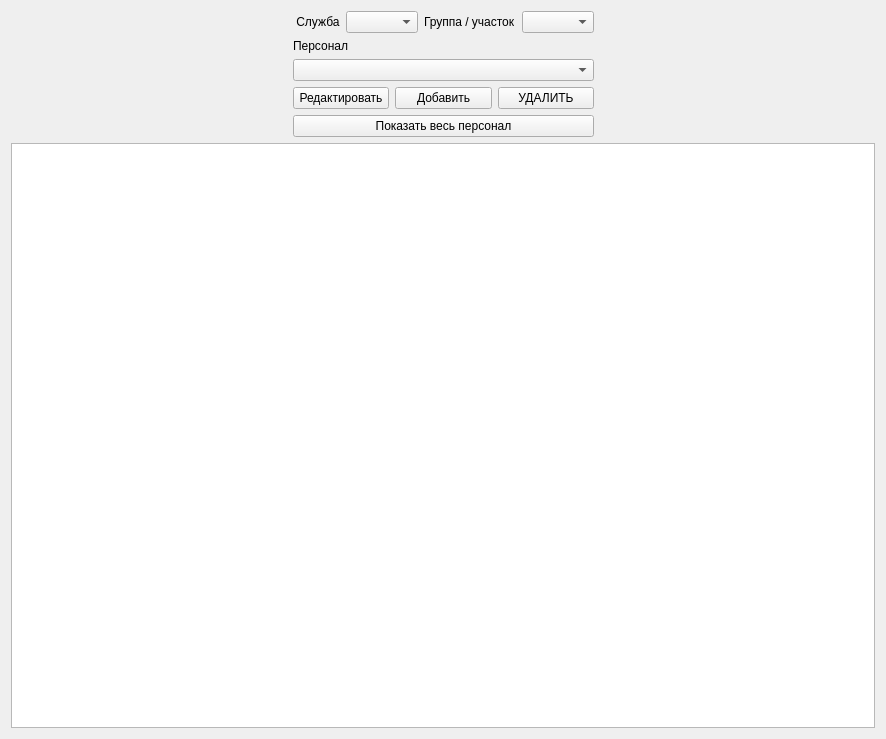
<?xml version="1.0" encoding="UTF-8"?>
<ui version="4.0">
 <class>EmployeesWidget</class>
 <widget class="QWidget" name="EmployeesWidget">
  <property name="geometry">
   <rect>
    <x>0</x>
    <y>0</y>
    <width>886</width>
    <height>739</height>
   </rect>
  </property>
  <property name="windowTitle">
   <string>Form</string>
  </property>
  <layout class="QVBoxLayout" name="verticalLayout_2">
   <item>
    <layout class="QHBoxLayout" name="horizontalLayout_3">
     <item>
      <spacer name="horizontalSpacer_3">
       <property name="orientation">
        <enum>Qt::Orientation::Horizontal</enum>
       </property>
       <property name="sizeHint" stdset="0">
        <size>
         <width>40</width>
         <height>20</height>
        </size>
       </property>
      </spacer>
     </item>
     <item>
      <layout class="QVBoxLayout" name="verticalLayout">
       <item>
        <layout class="QHBoxLayout" name="horizontalLayout_2">
         <item>
          <widget class="QLabel" name="label_division_list_title">
           <property name="text">
            <string> Служба</string>
           </property>
          </widget>
         </item>
         <item>
          <widget class="QComboBox" name="comboBox_division_list_2"/>
         </item>
         <item>
          <widget class="QLabel" name="label_department_list_title">
           <property name="text">
            <string>Группа / участок</string>
           </property>
          </widget>
         </item>
         <item>
          <widget class="QComboBox" name="comboBox_department_list"/>
         </item>
        </layout>
       </item>
       <item>
        <widget class="QLabel" name="label">
         <property name="text">
          <string>Персонал</string>
         </property>
        </widget>
       </item>
       <item>
        <widget class="QComboBox" name="comboBox_division_list"/>
       </item>
       <item>
        <layout class="QHBoxLayout" name="horizontalLayout">
         <item>
          <widget class="QPushButton" name="pushButton_edit_staff">
           <property name="text">
            <string>Редактировать</string>
           </property>
          </widget>
         </item>
         <item>
          <widget class="QPushButton" name="pushButton_add_staff">
           <property name="text">
            <string>Добавить</string>
           </property>
          </widget>
         </item>
         <item>
          <widget class="QPushButton" name="pushButton_delete_staff">
           <property name="text">
            <string>УДАЛИТЬ</string>
           </property>
          </widget>
         </item>
        </layout>
       </item>
       <item>
        <widget class="QPushButton" name="pushButton_show_all_staff">
         <property name="text">
          <string>Показать весь персонал</string>
         </property>
        </widget>
       </item>
      </layout>
     </item>
     <item>
      <spacer name="horizontalSpacer_2">
       <property name="orientation">
        <enum>Qt::Orientation::Horizontal</enum>
       </property>
       <property name="sizeHint" stdset="0">
        <size>
         <width>40</width>
         <height>20</height>
        </size>
       </property>
      </spacer>
     </item>
    </layout>
   </item>
   <item>
    <widget class="QTableWidget" name="tableWidget_staff_data_table"/>
   </item>
  </layout>
 </widget>
 <resources/>
 <connections/>
</ui>
